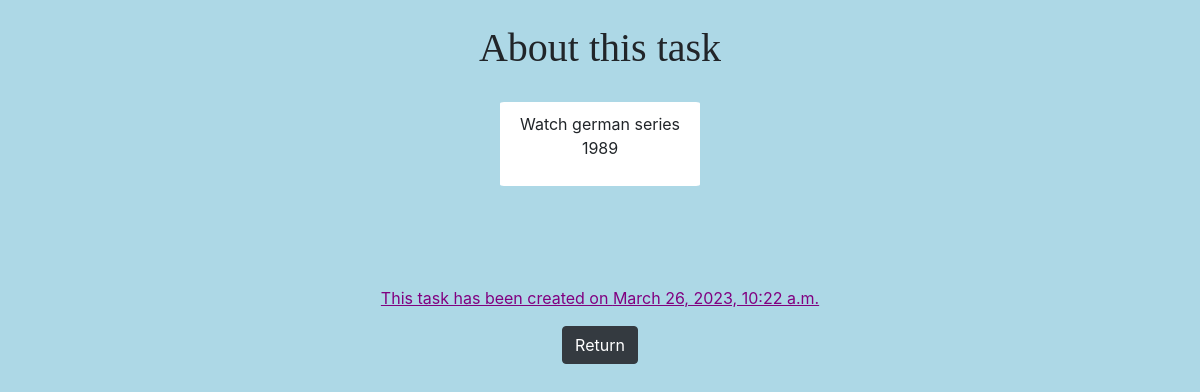
/task-detail/29/ (signed in), run on the app's committed database.
### tudo/models.py (models this page shows, shortened)
class Tasks(models.Model):
    user = models.ForeignKey(User, on_delete=models.CASCADE, blank=True, null=True)
    title=models.CharField(max_length=200)
    description=models.TextField()
    complete=models.BooleanField(default=False)
    created=models.DateTimeField(auto_now_add=True)
    class Meta:
        ordering = ["-created"]

### tudo/views.py (the view)
# urls.py: path('task-detail/<int:pk>/',TaskDetail.as_view(),name='task-detail'),
class TaskDetail(LoginRequiredMixin,DetailView):
    model = Tasks
    context_object_name = 'task'
    template_name = 'taskdetail.html'

### Templates/taskdetail.html (shortened to what this page needs)
{% load static %}
<!DOCTYPE html>
<html lang="en">
<head>
    <link rel="stylesheet" type="text/css" href="{% static 'css/style.css' %}"/>
            <link rel="stylesheet" href="https://cdn.jsdelivr.net/npm/bootstrap@4.4.1/dist/css/bootstrap.min.css">
</head>
<body style="background-color:lightblue">
<br>
<center><h1 style="font-family:gabriola">About this task</h1>
<div class="description">
    <p>{{ task.description }}</p></div>
    <p style="color:purple"><u>This task has been created on {{task.created}}</u> </p></center>
<center><a href="/task-list"><button class="btn btn-dark">Return</button></a></center>
</body>
</html>

### static/css/style.css (style rules this page uses)
.description { border: 0px solid black; margin-top: 30px; margin-bottom: 100px; margin-right: 500px; margin-left: 500px; background-color: white; padding:10px 0px; border-radius:2%; }

### data on the page
Tasks: description "Watch german series 1989", created "March 26, 2023, 10:22 a.m."
